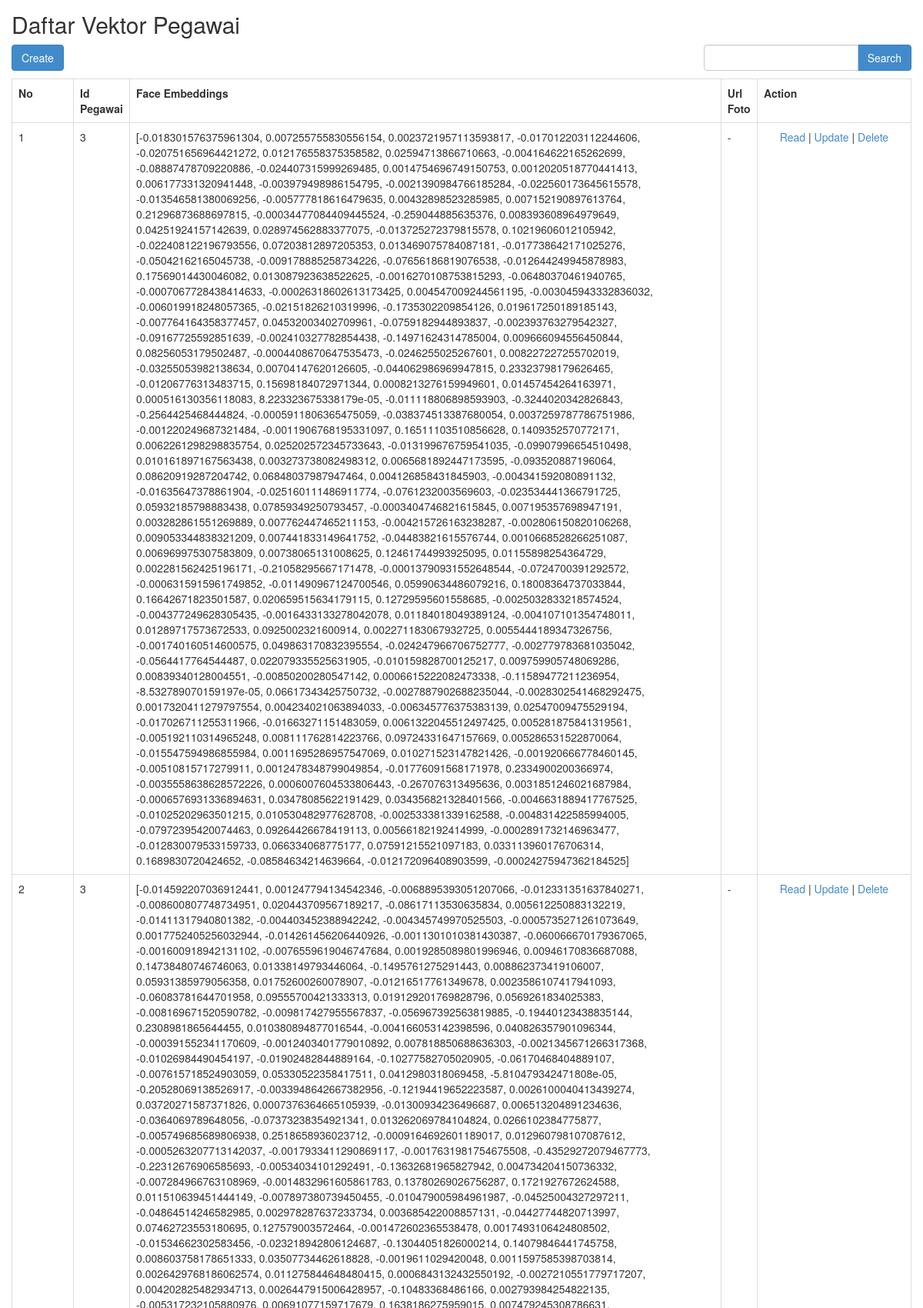
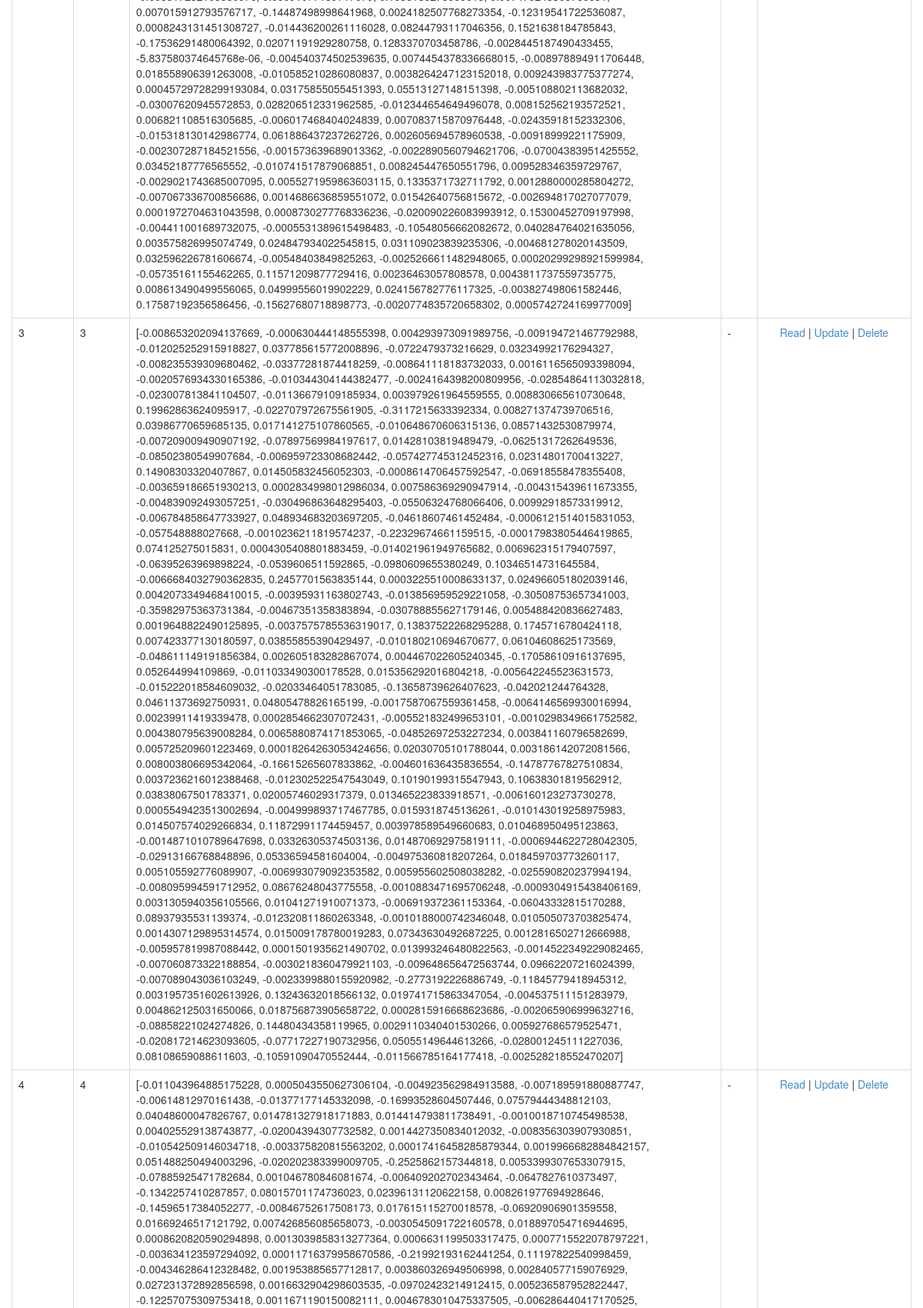
The app's page /index.php/vektor_pegawai (upper part) with its own data (2 pictures, top to bottom).
### tables this page shows
CREATE TABLE `vektor_pegawai` (
  `id_vektor_pegawai` int(11) NOT NULL,
  `id_pegawai` int(11) NOT NULL,
  `face_embeddings` text NOT NULL,
  `url_foto` varchar(255) DEFAULT NULL,
  `created_at` timestamp NOT NULL DEFAULT current_timestamp(),
  `updated_at` timestamp NOT NULL DEFAULT current_timestamp() ON UPDATE current_timestamp(),
  `deleted_at` timestamp NULL DEFAULT NULL
);

### application/controllers/Vektor_pegawai.php (called while the page is built, shortened)
<?php
class Vektor_pegawai extends CI_Controller
{
	function __construct()
	{
		$this->load->model('Vektor_pegawai_model');
		$this->load->library('form_validation');
	}
	public function index()
	{
		$q = urldecode($this->input->get('q', TRUE));
		$start = intval($this->input->get('start'));
		if ($q <> '') {
			$config['base_url'] = base_url() . 'vektor_pegawai/index.html?q=' . urlencode($q);
			$config['first_url'] = base_url() . 'vektor_pegawai/index.html?q=' . urlencode($q);
		} else {
			$config['base_url'] = base_url() . 'vektor_pegawai/index.html';
			$config['first_url'] = base_url() . 'vektor_pegawai/index.html';
		}
		$config['per_page'] = 10;
		$config['page_query_string'] = TRUE;
		$config['total_rows'] = $this->Vektor_pegawai_model->total_rows($q, TRUE);
		$vektor_pegawai = $this->Vektor_pegawai_model->get_limit_data($config['per_page'], $start, $q, TRUE);
		$this->load->library('pagination');
		$this->pagination->initialize($config);
		$data = array(
			'vektor_pegawai_data' => $vektor_pegawai,
			'q' => $q,
			'pagination' => $this->pagination->create_links(),
			'total_rows' => $config['total_rows'],
			'start' => $start,
		);
		$this->load->view('vektor_pegawai/vektor_pegawai_list', $data);
	}
}

### index.php (called while the page is built, shortened)
<?php
require_once BASEPATH.'core/CodeIgniter.php';

### application/config/config.php (called while the page is built, shortened)
<?php
$config['base_url'] = 'http://localhost/sipreti';
$config['index_page'] = '';
$config['uri_protocol']	= 'REQUEST_URI';
$config['url_suffix'] = '.html';
$config['language']	= 'english';
$config['charset'] = 'UTF-8';
$config['enable_hooks'] = FALSE;
$config['subclass_prefix'] = 'MY_';
$config['composer_autoload'] = FALSE;
$config['permitted_uri_chars'] = 'a-z 0-9~%.:_\-';
$config['enable_query_strings'] = FALSE;
$config['controller_trigger'] = 'c';
$config['function_trigger'] = 'm';
$config['directory_trigger'] = 'd';
$config['allow_get_array'] = TRUE;
$config['log_threshold'] = 0;
$config['log_path'] = '';
$config['log_file_extension'] = '';
$config['log_file_permissions'] = 0644;
$config['log_date_format'] = 'Y-m-d H:i:s';
$config['error_views_path'] = '';
$config['cache_path'] = '';
$config['cache_query_string'] = FALSE;
$config['encryption_key'] = 'randomstring';
$config['sess_driver'] = 'files';
$config['sess_cookie_name'] = 'ci_session';
$config['sess_samesite'] = 'Lax';
$config['sess_expiration'] = 7200;
$config['sess_save_path'] = NULL;
$config['sess_match_ip'] = FALSE;
$config['sess_time_to_update'] = 300;
$config['sess_regenerate_destroy'] = FALSE;
$config['cookie_prefix']	= '';
$config['cookie_domain']	= '';
$config['cookie_path']		= '/';
$config['cookie_secure']	= FALSE;
$config['cookie_httponly'] 	= FALSE;
$config['cookie_samesite'] 	= 'Lax';
$config['standardize_newlines'] = FALSE;
$config['global_xss_filtering'] = TRUE;
$config['csrf_protection'] = FALSE;
$config['csrf_token_name'] = 'csrf_test_name';
$config['csrf_cookie_name'] = 'csrf_cookie_name';
$config['csrf_expire'] = 7200;
$config['csrf_regenerate'] = TRUE;
$config['csrf_exclude_uris'] = array();
$config['compress_output'] = FALSE;
$config['time_reference'] = 'local';
$config['rewrite_short_tags'] = FALSE;
$config['proxy_ips'] = '';

### application/models/Vektor_pegawai_model.php (called while the page is built, shortened)
<?php
class Vektor_pegawai_model extends CI_Model
{
	public $table = 'vektor_pegawai';
	function total_rows($q = NULL, $onlyActive = FALSE)
	{
		$this->db->like('id_pegawai', $q);
		if ($onlyActive) {
			$this->db->where('(deleted_at IS NULL OR deleted_at = "")');
		}
		return $this->db->count_all_results($this->table);
	}
	public function get_limit_data($limit, $start = 0, $q = NULL, $onlyActive = FALSE)
	{
		$this->db->like('id_pegawai', $q);
		if ($onlyActive) {
			$this->db->where('(deleted_at IS NULL OR deleted_at = "")');
		}
		$this->db->limit($limit, $start);
		return $this->db->get($this->table)->result();
	}
}

### application/views/vektor_pegawai/vektor_pegawai_list.php (the view, shortened to what this page needs)
<!doctype html>
<html>
<head>
	<link rel="stylesheet" href="<?php echo base_url('assets/bootstrap/css/bootstrap.min.css') ?>" />
</head>
<body>
	<h2 style="margin-top:0px">Daftar Vektor Pegawai</h2>
	<div class="row" style="margin-bottom: 10px">
		<div class="col-md-4">
			<?php echo anchor(site_url('vektor_pegawai/create'), 'Create', 'class="btn btn-primary"'); ?>
		</div>
		<div class="col-md-4 text-center">
		</div>
		<div class="col-md-1 text-right">
		</div>
		<div class="col-md-3 text-right">
			<form action="<?php echo site_url('vektor_pegawai/index'); ?>" class="form-inline" method="get">
				<div class="input-group">
					<input type="text" class="form-control" name="q" value="<?php echo $q; ?>">
					<span class="input-group-btn">
						<button class="btn btn-primary" type="submit">Search</button>
					</span>
				</div>
			</form>
		</div>
	</div>
	<table class="table table-bordered" style="margin-bottom: 10px">
		<tr>
			<th>No</th>
			<th>Id Pegawai</th>
			<th>Face Embeddings</th>
			<th>Url Foto</th>
			<th>Action</th>
		</tr><?php
		foreach ($vektor_pegawai_data as $vektor_pegawai) {
			?>
			<tr>
				<td width="80px"><?php echo ++$start ?></td>
				<td><?php echo $vektor_pegawai->id_pegawai ?></td>
				<td><?php echo $vektor_pegawai->face_embeddings ?></td>
				<td><?php echo $vektor_pegawai->url_foto ?></td>
				<td style="text-align:center" width="200px">
					<?php
					echo anchor(site_url('vektor_pegawai/read/' . $vektor_pegawai->id_vektor_pegawai), 'Read');
					echo ' | ';
					echo anchor(site_url('vektor_pegawai/update/' . $vektor_pegawai->id_vektor_pegawai), 'Update');
					echo ' | ';
					echo anchor(site_url('vektor_pegawai/delete/' . $vektor_pegawai->id_vektor_pegawai), 'Delete', 'onclick="javasciprt: return confirm(\'Are You Sure ?\')"');
					?>
				</td>
			</tr>
			<?php
		}
		?>
	</table>
</body>
</html>

### application/views/vektor_pegawai/vektor_pegawai_list.php (style rules this page uses)
body { padding: 15px; }

### records on screen
vektor_pegawai: id_pegawai "3", face_embeddings "[-0.018301576375961304, 0.007255755830556154, 0.0023721957113593817, -0.017012203112244606, -0.020751656964421272, 0.012176558375358582, 0.02594713866710663, -0.004164622165262699, -0.08887478709220886, -0.024407315999269485, 0.0014754696749150753, 0.0012020518770441413, 0.006177331320941448, -0.003979498986154795, -0.0021390984766185284, -0.022560173645615578, -0.013546581380069256, -0.005777818616479635, 0.00432898523285985, 0.007152190897613764, 0.21296873688697815, -0.00034477084409445524, -0.259044885635376, 0.008393608964979649, 0.04251924157142639, 0.028974562883377075, -0.013725272379815578, 0.10219606012105942, -0.022408122196793556, 0.07203812897205353, 0.013469075784087181,…", url_foto "-", id_vektor_pegawai "Read", id_vektor_pegawai "Update", id_vektor_pegawai "Delete"
vektor_pegawai: id_pegawai "3", face_embeddings "[-0.014592207036912441, 0.001247794134542346, -0.0068895393051207066, -0.012331351637840271, -0.008600807748734951, 0.020443709567189217, -0.08617113530635834, 0.005612250883132219, -0.01411317940801382, -0.004403452388942242, -0.004345749970525503, -0.0005735271261073649, 0.0017752405256032944, -0.014261456206440926, -0.0011301010381430387, -0.060066670179367065, -0.001600918942131102, -0.0076559619046747684, 0.0019285089801996946, 0.00946170836687088, 0.14738480746746063, 0.01338149793446064, -0.1495761275291443, 0.008862373419106007, 0.05931385979056358, 0.01752600260078907, -0.01216517761349678, 0.0023586107417941093, -0.06083781644701958, 0.09555700421333313, 0.019129201769828796,…", url_foto "-", id_vektor_pegawai "Read", id_vektor_pegawai "Update", id_vektor_pegawai "Delete"
vektor_pegawai: id_pegawai "3", face_embeddings "[-0.008653202094137669, -0.000630444148555398, 0.004293973091989756, -0.009194721467792988, -0.012025252915918827, 0.037785615772008896, -0.0722479373216629, 0.03234992176294327, -0.008235539309680462, -0.03377281874418259, -0.008641118183732033, 0.0016116565093398094, -0.0020576934330165386, -0.010344304144382477, -0.0024164398200809956, -0.02854864113032818, -0.023007813841104507, -0.01136679109185934, 0.003979261964559555, 0.008830665610730648, 0.19962863624095917, -0.022707972675561905, -0.3117215633392334, 0.008271374739706516, 0.03986770659685135, 0.017141275107860565, -0.010648670606315136, 0.08571432530879974, -0.007209009490907192, -0.07897569984197617, 0.01428103819489479,…", url_foto "-", id_vektor_pegawai "Read", id_vektor_pegawai "Update", id_vektor_pegawai "Delete"
vektor_pegawai: id_pegawai "4", url_foto "-", id_vektor_pegawai "Read", id_vektor_pegawai "Update", id_vektor_pegawai "Delete"
